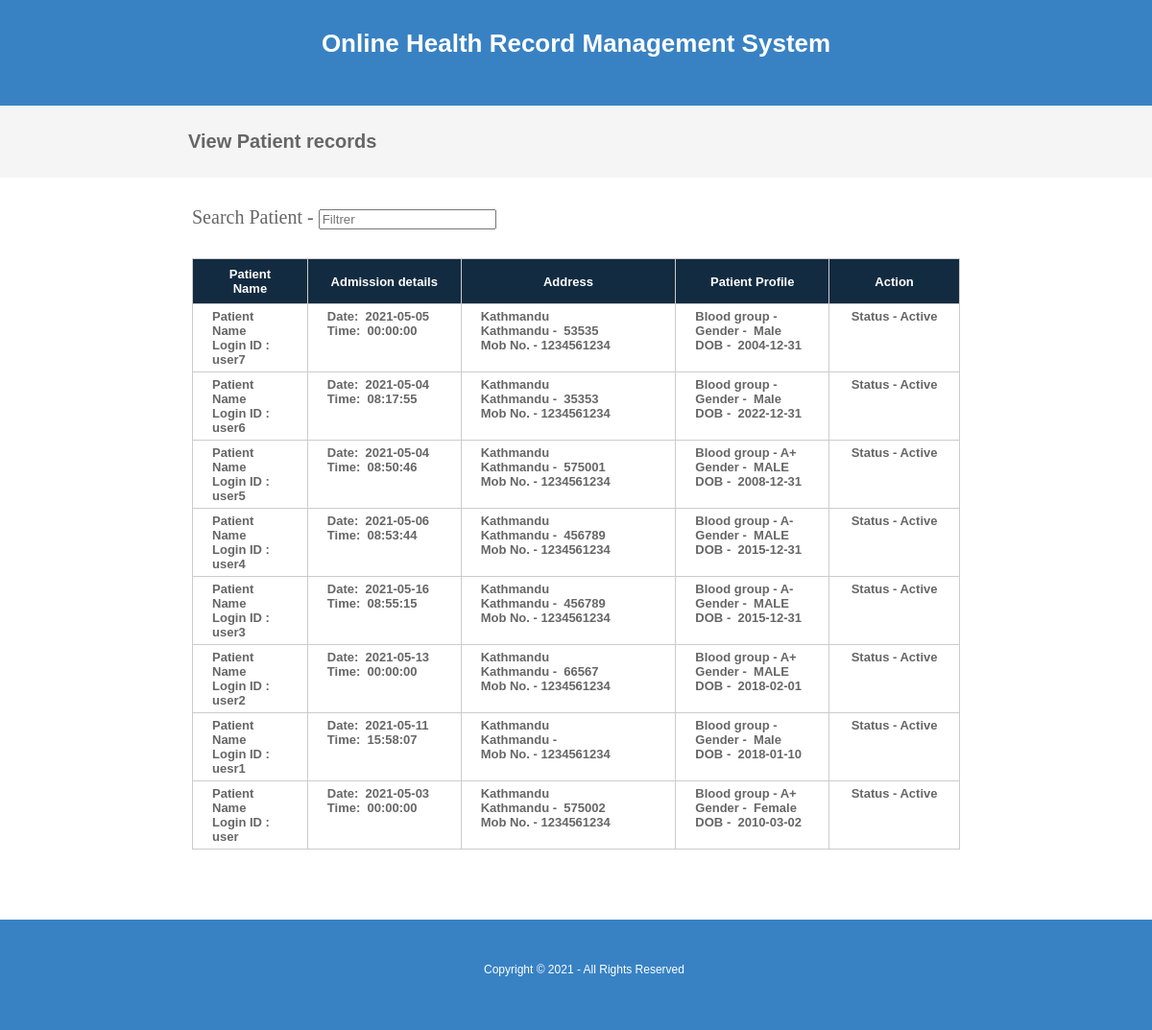
Before: /viewpatient.php with the older database file.
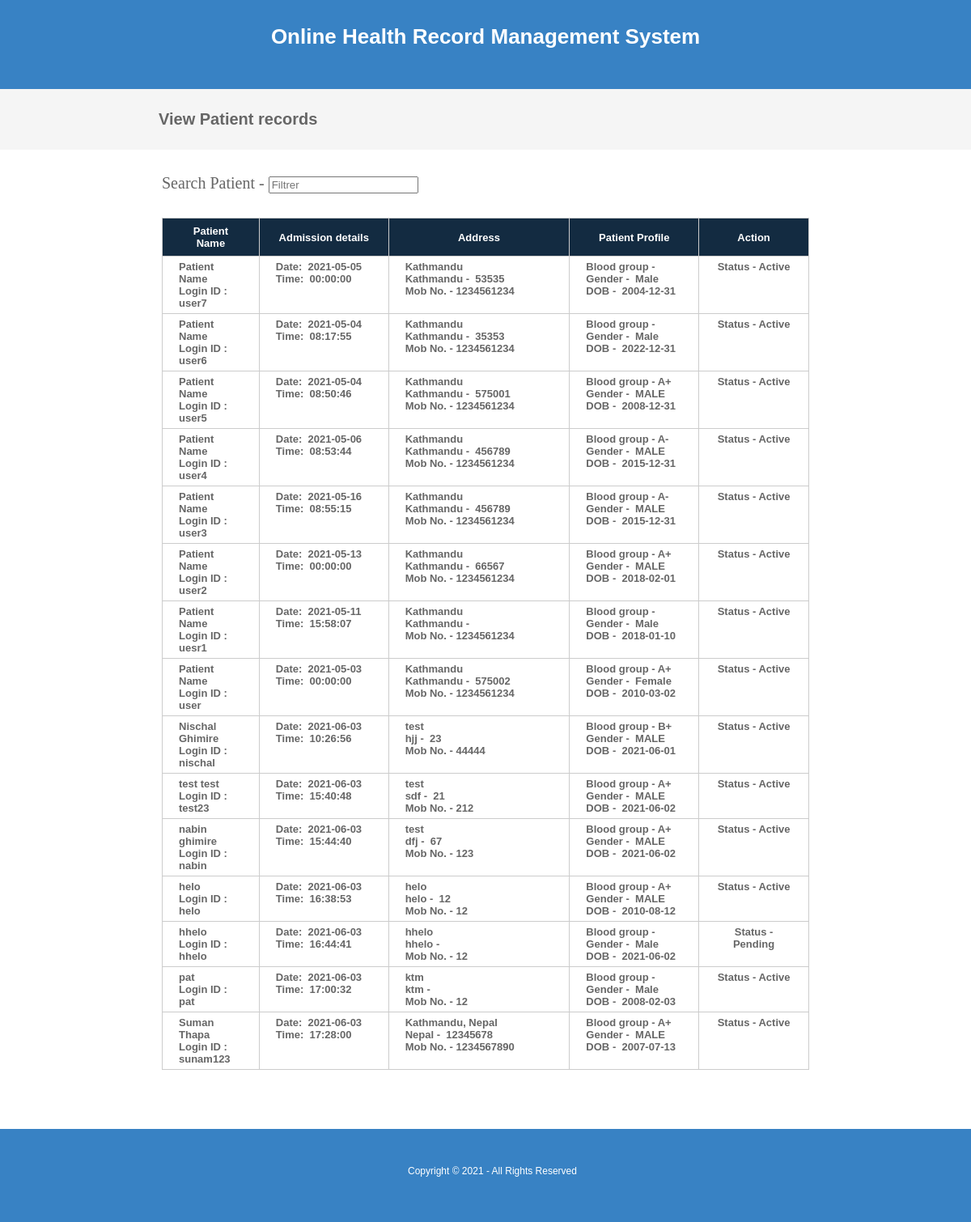
After: the same page with the newer database file.
### tables this page shows
CREATE TABLE `patient` (
  `patientid` int(10) NOT NULL,
  `patientname` varchar(50) NOT NULL,
  `admissiondate` date NOT NULL,
  `admissiontime` time NOT NULL,
  `address` varchar(250) NOT NULL,
  `mobileno` varchar(15) NOT NULL,
  `city` varchar(25) NOT NULL,
  `pincode` varchar(20) NOT NULL,
  `loginid` varchar(50) NOT NULL,
  `password` varchar(25) NOT NULL,
  `bloodgroup` varchar(20) NOT NULL,
  `gender` varchar(10) NOT NULL,
  `dob` date NOT NULL,
  `status` varchar(10) NOT NULL
);

### viewpatient.php (the view, shortened to what this page needs)
<?php
include("headers.php");
include("dbconnection.php");
?>
<div class="wrapper col2">
  <div id="breadcrumb">
    <ul>
      <li class="first">View Patient records</li></ul>
  </div>
</div>
<div class="wrapper col4">
  <div id="container">
<section class="container">
<h2>Search Patient - <input type="search" class="light-table-filter" data-table="order-table" placeholder="Filtrer" /></h2>
	<table class="order-table">
      <thead>
        <tr>
          <th width="15%" height="36"><div align="center">Patient Name</div></th>
          <th width="20%"><div align="center">Admission details</div></th>
          <th width="28%"><div align="center">Address</div></th>
          <th width="20%"><div align="center">Patient Profile</div></th>
          <th width="17%"><div align="center">Action</div></th>
        </tr>
        </thead>
      <tbody>
   <?php
		$sql ="SELECT * FROM patient";
		$qsql = mysqli_query($con,$sql);
		while($rs = mysqli_fetch_array($qsql))
		{
        echo "<tr>
          <td>$rs[patientname]<br>
		  <strong>Login ID :</strong> $rs[loginid] </td>
          <td>
		  <strong>Date</strong>: &nbsp;$rs[admissiondate]<br>
		 <strong>Time</strong>: &nbsp;$rs[admissiontime]</td>
		   <td>$rs[address]<br>$rs[city] -  &nbsp;$rs[pincode]<br>
Mob No. - $rs[mobileno]</td>
			    <td><strong>Blood group</strong> - $rs[bloodgroup]<br>
<strong>Gender</strong> - &nbsp;$rs[gender]<br>
<strong>DOB</strong> - &nbsp;$rs[dob]</td>
          <td align='center'>Status - $rs[status] <br>";
		  echo "</td></tr>";
		}
		?>
      </tbody>
    </table>
</section>
    <p>&nbsp;</p>
  </div>
</div>
<?php
include("footers.php");
?>

### headers.php (shortened to what this page needs)
<!DOCTYPE html PUBLIC "-//W3C//DTD XHTML 1.0 Transitional//EN" "http://www.w3.org/TR/xhtml1/DTD/xhtml1-transitional.dtd">
<html xmlns="http://www.w3.org/1999/xhtml">
<head>
<link rel="stylesheet" href="layout/styles/layout.css" type="text/css" />
</head>
<body id="top">
<div class="wrapper col1" style="background-color: #3882C4">
<center><a href="index.php"></center>
  <div id="head"><br><br>
    	 <center><h1 style="color: #FFFFFF">Online Health Record Management System</h1></center>
  </div>
</div>

### footers.php (shortened to what this page needs)
<div class="wrapper col5" style="background-color: #3882C4">
  <div id="footer" style="display: flex; text-align: center;">
    <div id="copyright">
	    <div class="col-3"></div>
	    <div class="col-2">
	      <p class="fl_left">Copyright &copy; 2021 - All Rights Reserved</p>
	      <br class="clear" />
	      <div class="col-3"></div>
	    </div>
	   </div>
  </div>
</div>
</body>
</html>

### layout/styles/layout.css (style rules this page uses)
html { overflow-y:scroll; }
body { margin:0; padding:0; font-size:13px; font-family:verdana, Arial, Helvetica, sans-serif; }
a { outline:none; text-decoration:none; }
.fl_left, .imgl { float:left; }
div.wrapper { display:block; width:100%; margin:0; text-align:left; }
.col1 { color:#000000; background-color:#04acec; }
.col2 { color:#666666; background-color:#F5F5F5; }
.col3, .col4 { color:#666666; background-color:#FFFFFF; }
.col5 { color:#FFFFFF; background-color:#04acec; }
#head, #gallery, #breadcrumb, #container, #footer { display:block; position:relative; padding: 0; margin:0 auto; }
#head { height:110px; z-index:1000; }
#head h1, #head p, #head a { margin:0; padding:0; list-style:none; line-height:normal; color: #FFFFFF; }
#breadcrumb { padding: 26px 196px; font-size: 20px; font-weight: bold; }
#breadcrumb ul { margin:0; padding:0; list-style:none; }
#breadcrumb ul li { display:inline; }
#breadcrumb ul li.first { font-weight:bold; font-size: 20px; }
#container { padding: 30px 200px; }
#container h1, #container h2, #container h3, #container h4, #container h5, #container h6 { margin:0 0 15px 0; padding:0 0 15px 0; line-height:normal; font-weight:normal; font-size:20px; font-family:Georgia, "Times New Roman", Times, serif; }
#footer { padding:0px 0px 40px 0px; }
.col-2 { width: 35%; height: 30px; float: left; }
.col-3 { width: 42%; height: 30px; float: left; }
#copyright { display:block; float:left; width:100%; margin:25px 0 0 0; padding:20px 0 0 0; font-size:12px; }
#copyright p { margin:0; padding:0; }

### layout/styles/tables.css (style rules this page uses)
table { width:100%; border-collapse:collapse; table-layout:auto; vertical-align:top; margin-bottom:15px; border:1px solid #CCCCCC; }
table thead th { color:#FFFFFF; background-color:#132B41; border:1px solid #CCCCCC; border-collapse:collapse; text-align:center; table-layout:auto; vertical-align:middle; }
table tbody td { vertical-align:top; border-collapse:collapse; border-left:1px solid #CCCCCC; border-right:1px solid #CCCCCC; border-top:1px solid #CCCCCC; }
table thead th, table tbody td { padding:5px 20px; border-collapse:collapse; font-weight: bold; }

Changed rows visible on the page:
added patient: patientname "Nischal Ghimire", loginid "nischal", admissiondate "2021-06-03", admissiontime "10:26:56", address "test", city "hjj", pincode "23", mobileno "44444", bloodgroup "B+", gender "MALE", dob "2021-06-01", status "Active"
added patient: patientname "test test", loginid "test23", admissiondate "2021-06-03", admissiontime "15:40:48", address "test", city "sdf", pincode "21", mobileno "212", bloodgroup "A+", gender "MALE", dob "2021-06-02", status "Active"
added patient: patientname "nabin ghimire", loginid "nabin", admissiondate "2021-06-03", admissiontime "15:44:40", address "test", city "dfj", pincode "67", mobileno "123", bloodgroup "A+", gender "MALE", dob "2021-06-02", status "Active"
added patient: patientname "helo", loginid "helo", admissiondate "2021-06-03", admissiontime "16:38:53", address "helo", city "helo", pincode "12", mobileno "12", bloodgroup "A+", gender "MALE", dob "2010-08-12", status "Active"
added patient: patientname "hhelo", loginid "hhelo", admissiondate "2021-06-03", admissiontime "16:44:41", address "hhelo", city "hhelo", mobileno "12", gender "Male", dob "2021-06-02", status "Pending"
added patient: patientname "pat", loginid "pat", admissiondate "2021-06-03", admissiontime "17:00:32", address "ktm", city "ktm", mobileno "12", gender "Male", dob "2008-02-03", status "Active"
added patient: patientname "Suman Thapa", loginid "sunam123", admissiondate "2021-06-03", admissiontime "17:28:00", address "Kathmandu, Nepal", city "Nepal", pincode "12345678", mobileno "1234567890", bloodgroup "A+", gender "MALE", dob "2007-07-13", status "Active"
